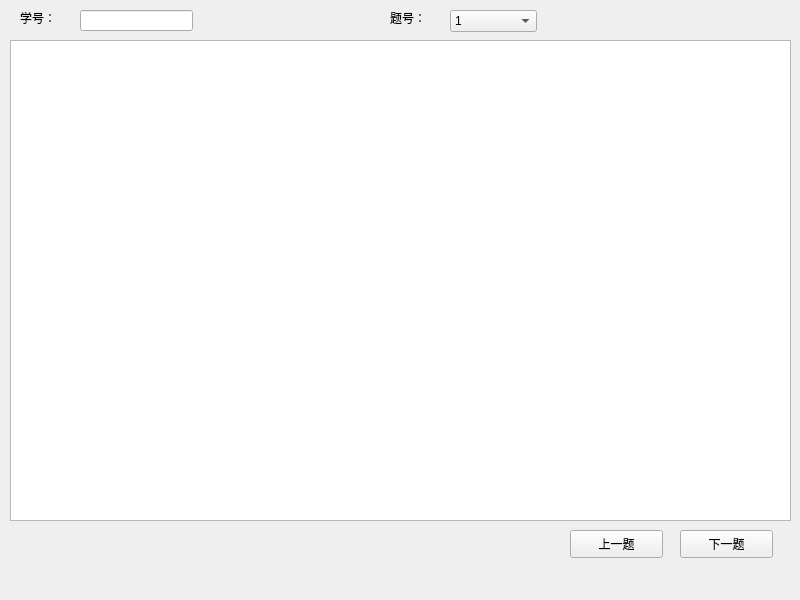
<?xml version="1.0" encoding="UTF-8"?>
<ui version="4.0">
 <class>ReadProgramme</class>
 <widget class="QMainWindow" name="ReadProgramme">
  <property name="geometry">
   <rect>
    <x>0</x>
    <y>0</y>
    <width>800</width>
    <height>600</height>
   </rect>
  </property>
  <property name="windowTitle">
   <string>MainWindow</string>
  </property>
  <widget class="QWidget" name="centralwidget">
   <widget class="QPushButton" name="pushButton_next">
    <property name="geometry">
     <rect>
      <x>680</x>
      <y>530</y>
      <width>93</width>
      <height>28</height>
     </rect>
    </property>
    <property name="text">
     <string>下一题</string>
    </property>
   </widget>
   <widget class="QLineEdit" name="lineEdit_number">
    <property name="geometry">
     <rect>
      <x>80</x>
      <y>10</y>
      <width>113</width>
      <height>21</height>
     </rect>
    </property>
   </widget>
   <widget class="QPushButton" name="pushButton_last">
    <property name="geometry">
     <rect>
      <x>570</x>
      <y>530</y>
      <width>93</width>
      <height>28</height>
     </rect>
    </property>
    <property name="text">
     <string>上一题</string>
    </property>
   </widget>
   <widget class="QLabel" name="label_2">
    <property name="geometry">
     <rect>
      <x>390</x>
      <y>10</y>
      <width>72</width>
      <height>15</height>
     </rect>
    </property>
    <property name="text">
     <string>题号：</string>
    </property>
   </widget>
   <widget class="QTextEdit" name="textEdit_answer">
    <property name="geometry">
     <rect>
      <x>10</x>
      <y>40</y>
      <width>781</width>
      <height>481</height>
     </rect>
    </property>
   </widget>
   <widget class="QLabel" name="label">
    <property name="geometry">
     <rect>
      <x>20</x>
      <y>10</y>
      <width>72</width>
      <height>15</height>
     </rect>
    </property>
    <property name="text">
     <string>学号：</string>
    </property>
   </widget>
   <widget class="QComboBox" name="comboBox_QuestinoNumber">
    <property name="geometry">
     <rect>
      <x>450</x>
      <y>10</y>
      <width>87</width>
      <height>22</height>
     </rect>
    </property>
    <item>
     <property name="text">
      <string>1</string>
     </property>
    </item>
    <item>
     <property name="text">
      <string>2</string>
     </property>
    </item>
    <item>
     <property name="text">
      <string>3</string>
     </property>
    </item>
    <item>
     <property name="text">
      <string>4</string>
     </property>
    </item>
   </widget>
  </widget>
  <widget class="QMenuBar" name="menubar">
   <property name="geometry">
    <rect>
     <x>0</x>
     <y>0</y>
     <width>800</width>
     <height>26</height>
    </rect>
   </property>
  </widget>
 </widget>
 <resources/>
 <connections/>
</ui>
